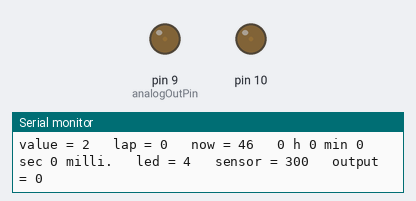
Recording of a sketch running on a simulated Arduino Uno, built with avr-gcc and run on an emulated ATmega328P. Parts: output pins drawn as LEDs (lit = HIGH), the last lines printed to the serial monitor. Random numbers use the default seed unless the sketch sets one.

Above: at 0.13 s.
At 15.58 s:
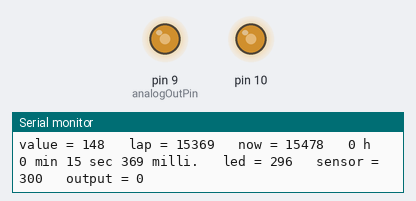
At 20.05 s:
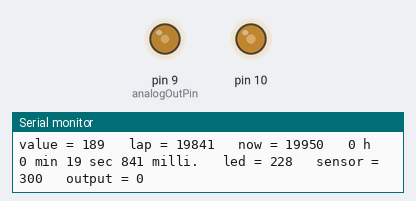
At 39.89 s:
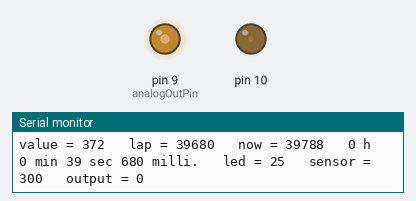
Timing chart, 0 to 40.0 s (numbered marks = the images above):
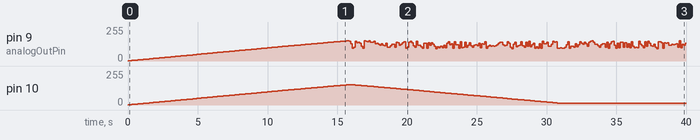

Measured:
- by itself, pin 10: rises from 0/255 to 153/255 in 15.7 s, then falls to 12/255 in 15.3 s

The sketch:

ArduinoVillage.ino
```cpp
/*
  Beleuchtung für Weihnachtsdorf 3V/0.6W (10 LEDs * 0.06W)

  Basiert auf dem VBeispiel:

  http://www.arduino.cc/en/Tutorial/AnalogInOutSerial
*/

// These constants won't change. They're used to give names to the pins used:
const int analogInPin = A0;  // Analog input pin that the potentiometer is attached to
const int analogOutPin = 9; // Analog output pin that the LED is attached to

int sensorValue = 300;        // value between 0 (0V) and 500 (5V)
int outputValue = 0;          // calculate it 0..255

int sleep = 20;

struct timer {
  unsigned long value;
  unsigned long lap;
  unsigned long now;
  unsigned long rotate;
  int sleep;
  int rt_hour;
  int rt_min;
  int rt_sec;
  int rt_milli;
};

/*
 * PWM Pins: 3, 5, 6, 9, 10, and 11.
 */
struct ledSet {
  unsigned PIN;
  int spannung;
  int value;
  int fade;
  unsigned long tick;
  bool on;
  int low;
};

timer worldtime = {0, 0, 0, 20, 0, 0, 0};
ledSet laterne = {9, 300, 0, 2, 0, false, 100};
ledSet dorf = {10, 300, 0, 2, 0, false, 25};

void setup() {
  // initialize serial communications at 9600 bps:
  Serial.begin(9600);
}

unsigned long tick(timer &t) {
  t.lap = t.now;
  t.now = millis();
  t.rt_hour = int((t.lap / (60000 * 60))%24);
  t.rt_min = int((t.lap / 60000) % 60);
  t.rt_sec = int((t.lap / 1000 ) % 60);
  t.rt_milli = int(t.lap % 1000);
  t.rotate = int(t.lap / 1000 );
  t.value += 1;
  Serial.print("value = ");
  Serial.print(t.value);
  Serial.print("\t ");
  Serial.print("lap = ");
  Serial.print(t.lap);
  Serial.print("\t ");
  Serial.print("now = ");
  Serial.print(t.now);
  Serial.print("\t ");
  Serial.print(t.rt_hour);
  Serial.print(" h ");
  Serial.print(t.rt_min);
  Serial.print(" min ");
  Serial.print(t.rt_sec);
  Serial.print(" sec ");
  Serial.print(t.rt_milli);
  Serial.print(" milli.");
  Serial.print("\t ");
  return t.value;
}

int updateLED(ledSet &led) {
  analogWrite(led.PIN, map(led.value, 0, 500, 0, 255));
  return led.value;
}

int flackern(ledSet &led, int min, int max) {
  // map it to the range of the analog out:
  led.value = led.spannung - random(min, max);
  led.tick++;
  return updateLED(led);
}


int fadein(ledSet &led) {
  led.tick++;
  if (led.value + led.fade >= led.spannung ) {
    led.value = led.spannung;
    led.on = true;
  }
  else
    led.value += led.fade;
  return updateLED(led);;
}

int fadeout(ledSet &led) {
  led.tick++;
  if (led.value - led.fade <= led.low ) {
    led.value = led.low;
    led.on = false;
  }
  else
    led.value -= led.fade;
  return updateLED(led);;
}


void loop() {

  // timer
  tick(worldtime);

  // Laterne anschalten und flackern
  if ( laterne.on )
    flackern(laterne, 0, 120);
  else
    fadein(laterne);

  // Dorf beleuchten
  if (worldtime.rotate > 15)
    fadeout(dorf);
  else
    fadein(dorf);

  // Debug Dorf LED Value
  Serial.print("led = ");
  Serial.print(dorf.value);
  Serial.print("\t ");

  // print the results to the Serial Monitor:
  Serial.print("sensor = ");
  Serial.print(sensorValue);
  Serial.print("\t ");

  Serial.print("output = ");
  Serial.println(outputValue);

  // wait 2 milliseconds before the next loop for the analog-to-digital
  // converter to settle after the last reading:
  delay(sleep);
}
```
